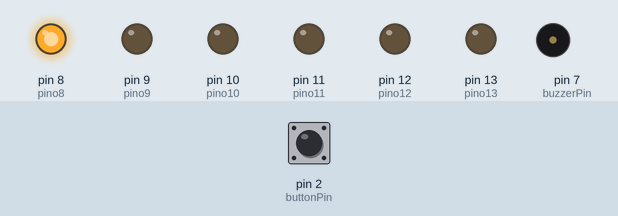
This sketch was run on a simulated Arduino Uno, built with avr-gcc and run on an emulated ATmega328P. Parts: output pins drawn as LEDs (lit = HIGH), buzzer (waves = sounding, pin HIGH). Dashed ring = blinking. The inputs (shaded band) are chosen by the test bench; at power-on: pin 2 (buttonPin) HIGH.

Above: at 1.2 s.
1.3 s: pin 2 (buttonPin) pulled LOW for 1 s
At 2.3 s:
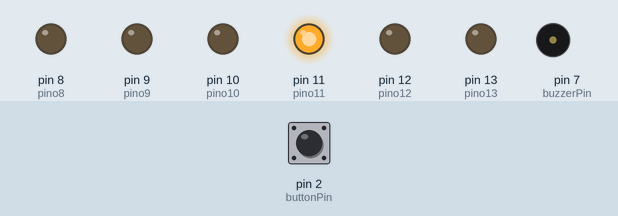
3.8 s: pin 2 (buttonPin) pulled LOW for 0.15 s
At 5.1 s:
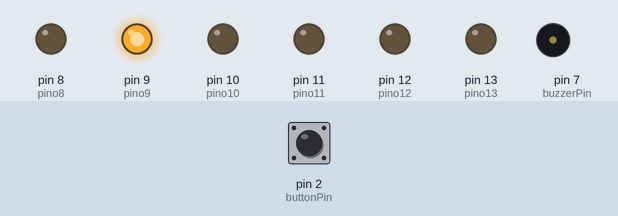
5.5 s: pin 2 (buttonPin) pulled LOW for 3.2 s
At 9.9 s:
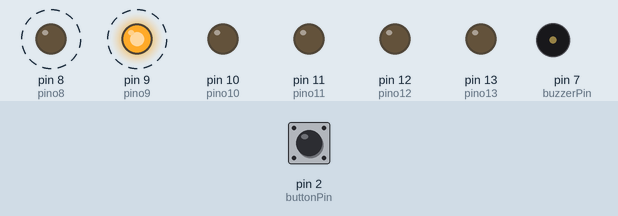
Timing chart, 0 to 11.4 s (numbered marks = the images above; inputs shaded):
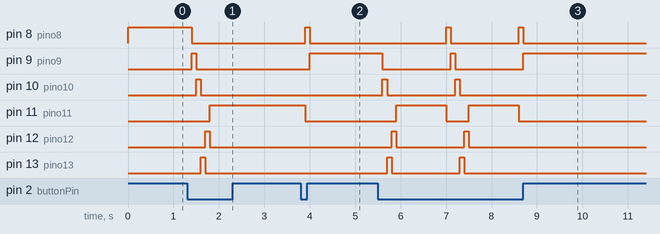

Measured:
- after the input at 1.3 s, pin 8 (pino8): HIGH → LOW after 0.10 s; pin 9 (pino9): LOW → HIGH after 0.10 s, → LOW 0.10 s later; pin 10 (pino10): LOW → HIGH after 0.20 s, → LOW 0.10 s later; pin 11 (pino11): LOW → HIGH after 0.50 s; pin 12 (pino12): LOW → HIGH after 0.40 s, → LOW 0.10 s later
- after the input at 3.8 s, pin 8 (pino8): LOW → HIGH after 0.10 s, → LOW 0.10 s later; pin 9 (pino9): LOW → HIGH after 0.20 s; pin 11 (pino11): HIGH → LOW after 0.10 s
- after the input at 5.5 s, pin 8 (pino8): alternates HIGH for 0.10 s and LOW for 1.5 s, 4 changes in all, then stays LOW, starting after 1.5 s; pin 9 (pino9): alternates HIGH for 0.10 s and LOW for 1.5 s, 4 changes in all, then stays HIGH, starting after 0.10 s

The sketch:

prova_1_DanielSantana.ino
```cpp
#define ex5

int pino8 = 8;    //pino led
int pino9 = 9;    //pino led
int pino10 = 10;  //pino led
int pino11 = 11;  //pino led
int pino12 = 12;  //pino led
int pino13 = 13;  //pino led

int buttonPin = 2; //pino do botao
int buzzerPin = 7; //pino do buzzer
int buttonState = 0;

//**************************************************************
#ifdef ex0

// Variaveis
int buttonState = 0; // Variavel do estado do botÃ£o
void setup() {
pinMode(pino8, OUTPUT);   //verde 1
pinMode(pino9, OUTPUT);   //amarelo 1
pinMode(pino10, OUTPUT);  //vermelho 1
pinMode(pino11, OUTPUT);  //verde 2
pinMode(pino12, OUTPUT);  //amarelo 2
pinMode(pino13, OUTPUT);  // vermelho 2
pinMode(buttonPin, INPUT); //botao
pinMode(buzzerPin, OUTPUT); //buzzer
Serial.begin(9600);  //velocidade da serial
}

void loop() {
digitalWrite(pino8,HIGH);   //liga verde 1
digitalWrite(pino9,HIGH);   //liga amarelo 1
digitalWrite(pino10,HIGH);  //liga vermelho 1
digitalWrite(pino11,HIGH);  //liga verde 2
digitalWrite(pino12,HIGH);  //liga amarelo 2
digitalWrite(pino13,HIGH);  //liga vermelho 2

delay(1000); //tempo de 1 seg.

digitalWrite(pino8,LOW);  //desliga verde 1
digitalWrite(pino9,LOW);  //desliga amarelo 1
digitalWrite(pino10,LOW); //desliga vermelho 1
digitalWrite(pino11,LOW); //desliga verde 2
digitalWrite(pino12,LOW); //desliga amarelo 2
digitalWrite(pino13,LOW); //desliga vermelho 2

delay(1000); //tempo de 1 seg.

//Le o estado do botao
buttonState = digitalRead(buttonPin);
Serial.println(buttonState);

tone(buzzerPin, 2000); //liga buzzer
delay(100);
noTone(buzzerPin); //desliga buzzer
}
#endif

//**************************************************************
#ifdef ex1
void setup() {
pinMode(pino8, OUTPUT);
pinMode(pino9, OUTPUT);
pinMode(pino10, OUTPUT);
pinMode(pino11, OUTPUT);
pinMode(pino12, OUTPUT);
pinMode(pino13, OUTPUT);
}
void loop() {
digitalWrite(pino10,HIGH);
delay(2000);
digitalWrite(pino10,LOW);
delay(1000);
digitalWrite(pino9,HIGH);
delay(2000);
digitalWrite(pino9,LOW);
delay(1000);
digitalWrite(pino8,HIGH);
delay(2000);
digitalWrite(pino8,LOW);
delay(1000);
digitalWrite(pino13,HIGH);
delay(2000);
digitalWrite(pino13,LOW);
delay(1000);
digitalWrite(pino12,HIGH);
delay(2000);
digitalWrite(pino12,LOW);
delay(1000);
digitalWrite(pino11,HIGH);
delay(2000);
digitalWrite(pino11,LOW);
delay(1000);
}
#endif

//**************************************************************
#ifdef ex2
void setup() {
pinMode(pino8, OUTPUT);
pinMode(pino9, OUTPUT);
pinMode(pino10, OUTPUT);
pinMode(pino11, OUTPUT);
pinMode(pino12, OUTPUT);
pinMode(pino13, OUTPUT);
pinMode(buzzerPin, OUTPUT);
Serial.begin(9600);
}
void loop() {
digitalWrite(pino9,HIGH);
tone(buzzerPin, 2000);
delay(200);
noTone(buzzerPin);
digitalWrite(pino13,HIGH);
delay(1000);
digitalWrite(pino9,LOW);
digitalWrite(pino13,LOW);
delay(2000);
digitalWrite(pino8,HIGH);
digitalWrite(pino12,HIGH);
tone(buzzerPin, 2000);
delay(200);
noTone(buzzerPin);
delay(1000);
digitalWrite(pino8,LOW);
digitalWrite(pino12,LOW);
delay(2000);
digitalWrite(pino10,HIGH);
digitalWrite(pino11,HIGH);
delay(1000);
digitalWrite(pino10,LOW);
digitalWrite(pino11,LOW);
delay(2000);
}
#endif

//**************************************************************
#ifdef ex3
void setup() {
pinMode(pino8, OUTPUT);
pinMode(pino9, OUTPUT);
pinMode(pino10, OUTPUT);
pinMode(pino11, OUTPUT);
pinMode(pino12, OUTPUT);
pinMode(pino13, OUTPUT);
pinMode(buttonPin, INPUT);
Serial.begin(9600);
}
void loop() {
buttonState = digitalRead(buttonPin);
Serial.println(buttonState);

  if(buttonState == LOW)
  {
digitalWrite(pino11,HIGH);
delay(1000);
digitalWrite(pino11,LOW);
delay(2000);
digitalWrite(pino9,HIGH);
delay(1000);
digitalWrite(pino9,LOW);
delay(2000);
digitalWrite(pino13,HIGH);
delay(1000);
digitalWrite(pino13,LOW);
delay(2000);
digitalWrite(pino8,HIGH);
delay(1000);
digitalWrite(pino8,LOW);
delay(2000);
digitalWrite(pino12,HIGH);
delay(1000);
digitalWrite(pino12,LOW);
delay(2000);
digitalWrite(pino10,HIGH);
delay(1000);
digitalWrite(pino10,LOW);
delay(2000);
  }
}
#endif

//**************************************************************
#ifdef ex4
void setup() {
pinMode(pino8, OUTPUT);
pinMode(pino9, OUTPUT);
pinMode(pino10, OUTPUT);
pinMode(pino11, OUTPUT);
pinMode(pino12, OUTPUT);
pinMode(pino13, OUTPUT);
pinMode(buttonPin, INPUT);
pinMode(buzzerPin, OUTPUT);
Serial.begin(9600);
}
void loop() {
buttonState = digitalRead(buttonPin);
Serial.println(buttonState);

digitalWrite(pino8,HIGH);
digitalWrite(pino11,HIGH);

  if(buttonState == LOW)
  {
digitalWrite(pino8,LOW);
digitalWrite(pino11,LOW);
digitalWrite(pino9,HIGH);
digitalWrite(pino12,HIGH);
delay(1000);
digitalWrite(pino9,LOW);
digitalWrite(pino12,LOW);
digitalWrite(pino10,HIGH);
digitalWrite(pino13,HIGH);
tone(buzzerPin, 2000);
delay(200);
noTone(buzzerPin);
delay(3000);
digitalWrite(pino10,LOW);
digitalWrite(pino13,LOW);
  }
}
#endif

//**************************************************************
#ifdef ex5

int ordem = 0;

void setup()
{
	pinMode(pino8, OUTPUT);
	pinMode(pino9, OUTPUT);
	pinMode(pino10, OUTPUT);
	pinMode(pino11, OUTPUT);
	pinMode(pino12, OUTPUT);
	pinMode(pino13, OUTPUT);
 	pinMode(buttonPin, INPUT);
	pinMode(buzzerPin, OUTPUT);
}
void loop(){

if(digitalRead(buttonPin)==0)
    {
      if(ordem<5)
        {
          	ordem++;
        }
      else
        {
          	ordem=0;
        }
      	delay(100);
    }
if(ordem==0)
    {
    	digitalWrite(pino8,1);
      	digitalWrite(pino11,0);
    }
  else if(ordem==1)
    {
     	digitalWrite(pino9,1);
      	digitalWrite(pino8,0);
    }
  else if(ordem==2)
    {
     	digitalWrite(pino10,1);
      	digitalWrite(pino9,0);
    }
  else if(ordem==3)
    {
    	digitalWrite(pino13,1);
      	digitalWrite(pino10,0);
    }
  else if(ordem==4)
    {
     	digitalWrite(pino12,1);
      	digitalWrite(pino13,0);
    }
  else if(ordem==5)
    {
     	digitalWrite(pino11,1);
      	digitalWrite(pino12,0);
        delay(1000);
    }
}
#endif
```
